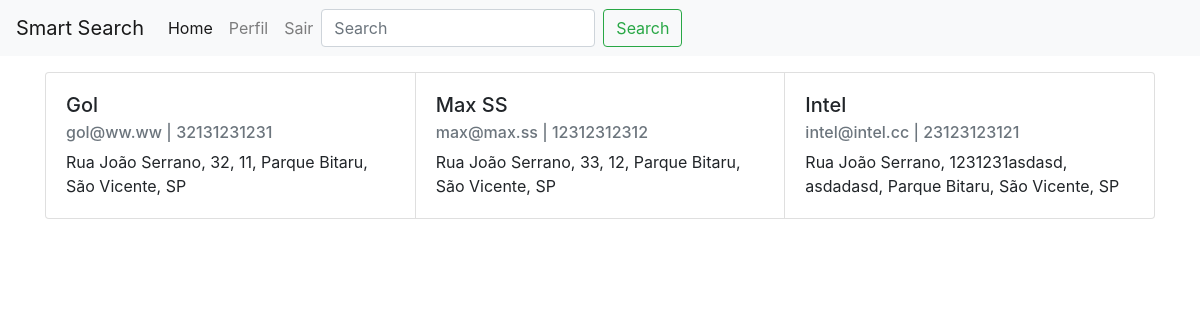
/procurar/index.php (signed in), run on an earlier commit of the app's database.
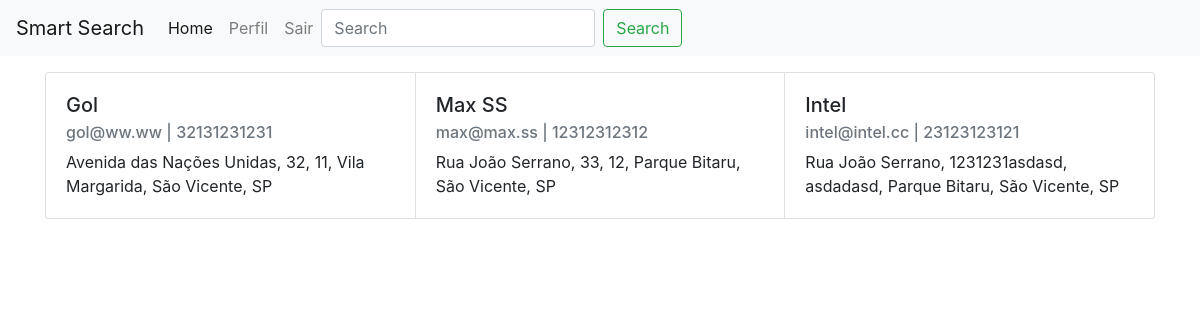
And on a later commit of the database.
### tables this page shows
CREATE TABLE usuario (
    cd_usuario INTEGER PRIMARY KEY,
    nm_email VARCHAR(50),
    nm_usuario VARCHAR,
    cd_senha VARCHAR(50)
);

CREATE TABLE loja (
    cd_cnpj INTEGER PRIMARY KEY,
    cd_cep VARCHAR(9),
    cd_telefone INTEGER,
    fk_usuario_loja INTEGER,
    fk_plano_loja INTEGER,
CONSTRAINT FK_usuario_loja
    FOREIGN KEY (fk_usuario_loja)
    REFERENCES usuario (cd_usuario),
CONSTRAINT FK_plano_loja
    FOREIGN KEY (fk_plano_loja)
    REFERENCES plano (cd_plano)
);

CREATE TABLE endereco (
    nm_endereco INTEGER,
    cd_numero_endereco INTEGER,
    nm_cidade VARCHAR(50),
    nm_bairro VARCHAR(50),
    cd_complemento VARCHAR(50),
    fk_loja_endereco INTEGER,
    cd_loja INTEGER PRIMARY KEY, sg_uf varchar(2),
CONSTRAINT FK_loja_endereco
    FOREIGN KEY (fk_loja_endereco)
    REFERENCES loja (cd_cnpj)
);

### procurar/index.php (the view, shortened to what this page needs)
<?php
  try {
    require $_SERVER['DOCUMENT_ROOT'] . '/php/connection-database.php';
    $pesquisa = preg_replace('/[^[:alpha:]_]/', '', $_GET['termo']);
    $select = "select * from usuario u join loja l on l.fk_usuario_loja = u.cd_usuario join endereco e on e.fk_loja_endereco = l.cd_cnpj where u.cd_usuario%2 = 1 and u.nm_usuario like '%$pesquisa%'";
    $cmd = $conexao->prepare($select);
    $v = $cmd->execute();
    $v = $cmd->fetchAll();
  } catch (Exception $e) {
    echo $e->getMessage();
  }
 ?>
<!DOCTYPE html>
<html lang="en">
<head>
  <link rel="stylesheet" href="https://cdn.jsdelivr.net/npm/bootstrap@4.5.3/dist/css/bootstrap.min.css">
</head>
<body>
	<nav class="navbar navbar-expand-lg navbar-light bg-light">
  <a class="navbar-brand" href="#">Smart Search</a>
  <div class="collapse navbar-collapse" id="navbarNavAltMarkup">
    <ul class="navbar-nav mr auto">
      <li class="nav-item">
        <a class="nav-link active" href="#">Home <span class="sr-only">(current)</span></a>
      </li>
      <li class="nav-item">
        <a class="nav-link" href="../perfil/index.php"> Perfil</a>
      </li>
      <li class="nav-item">
        <a class="nav-link" href='../php/logout.php'>Sair</a>
      </li>
    </ul>
    <form class="form-inline my-2 my-lg-0" method="get" action="../procurar/index.php">
        <input class="form-control mr-sm-2" type="search" name="termo" placeholder="Search" aria-label="Search">
        <button class="btn btn-outline-success my-2 my-sm-0" type="submit">Search</button>
    </form>
  </div>
</nav>
<div class="container">
  <div class="card-group">
  <?php
    foreach ($v as $loja) {
      ?>
      <div class="card" style="width: 18rem;">
        <div class="card-body">
          <h5 class="card-title"><?=$loja['nm_usuario']?></h5>
          <h6 class="card-subtitle mb-2 text-muted"><?=$loja['nm_email']?> | <?=$loja['cd_telefone']?></h6>
          <p class="card-text"><?=$loja['nm_endereco']?>, <?=$loja['cd_numero_endereco']?>, <?=$loja['cd_complemento']?>, <?=$loja['nm_bairro']?>, <?=$loja['nm_cidade']?>, <?=$loja['sg_uf']?></p>
        </div>
      </div>
      <?php
    }
   ?>
   </div>
</div>
</body>
</html>

What changed in the data, as far as the page shows it:
changed through a linked row, usuario "Gol": endereco.nm_endereco "Rua João Serrano" → "Avenida das Nações Unidas"; endereco.nm_bairro "Parque Bitaru" → "Vila Margarida"
